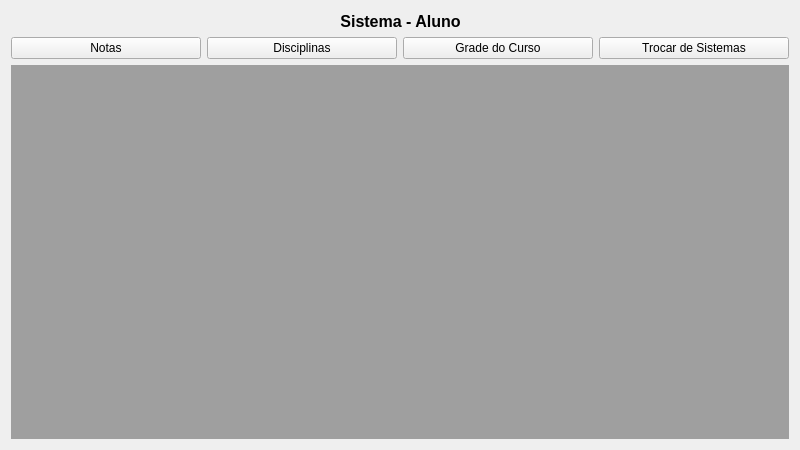
<?xml version="1.0" encoding="UTF-8"?>
<ui version="4.0">
 <class>Aluno</class>
 <widget class="QMainWindow" name="Aluno">
  <property name="geometry">
   <rect>
    <x>0</x>
    <y>0</y>
    <width>800</width>
    <height>450</height>
   </rect>
  </property>
  <property name="windowTitle">
   <string>Faculdade - Sistema Aluno</string>
  </property>
  <widget class="QWidget" name="centralWidget">
   <layout class="QVBoxLayout" name="verticalLayout">
    <item>
     <layout class="QHBoxLayout" name="horizontalLayout_2">
      <item>
       <spacer name="horizontalSpacer">
        <property name="orientation">
         <enum>Qt::Horizontal</enum>
        </property>
        <property name="sizeHint" stdset="0">
         <size>
          <width>40</width>
          <height>20</height>
         </size>
        </property>
       </spacer>
      </item>
      <item>
       <widget class="QLabel" name="label">
        <property name="font">
         <font>
          <pointsize>12</pointsize>
          <weight>75</weight>
          <bold>true</bold>
         </font>
        </property>
        <property name="text">
         <string>Sistema - Aluno</string>
        </property>
        <property name="alignment">
         <set>Qt::AlignCenter</set>
        </property>
       </widget>
      </item>
      <item>
       <spacer name="horizontalSpacer_2">
        <property name="orientation">
         <enum>Qt::Horizontal</enum>
        </property>
        <property name="sizeHint" stdset="0">
         <size>
          <width>40</width>
          <height>20</height>
         </size>
        </property>
       </spacer>
      </item>
     </layout>
    </item>
    <item>
     <layout class="QHBoxLayout" name="horizontalLayout">
      <item>
       <widget class="QPushButton" name="pushButton">
        <property name="text">
         <string>Notas</string>
        </property>
       </widget>
      </item>
      <item>
       <widget class="QPushButton" name="pushButton_2">
        <property name="text">
         <string>Disciplinas</string>
        </property>
       </widget>
      </item>
      <item>
       <widget class="QPushButton" name="pushButton_3">
        <property name="text">
         <string>Grade do Curso</string>
        </property>
       </widget>
      </item>
      <item>
       <widget class="QPushButton" name="pushButton_4">
        <property name="text">
         <string>Trocar de Sistemas</string>
        </property>
       </widget>
      </item>
     </layout>
    </item>
    <item>
     <widget class="QMdiArea" name="mdiArea"/>
    </item>
   </layout>
  </widget>
 </widget>
 <layoutdefault spacing="6" margin="11"/>
 <resources/>
 <connections/>
</ui>
